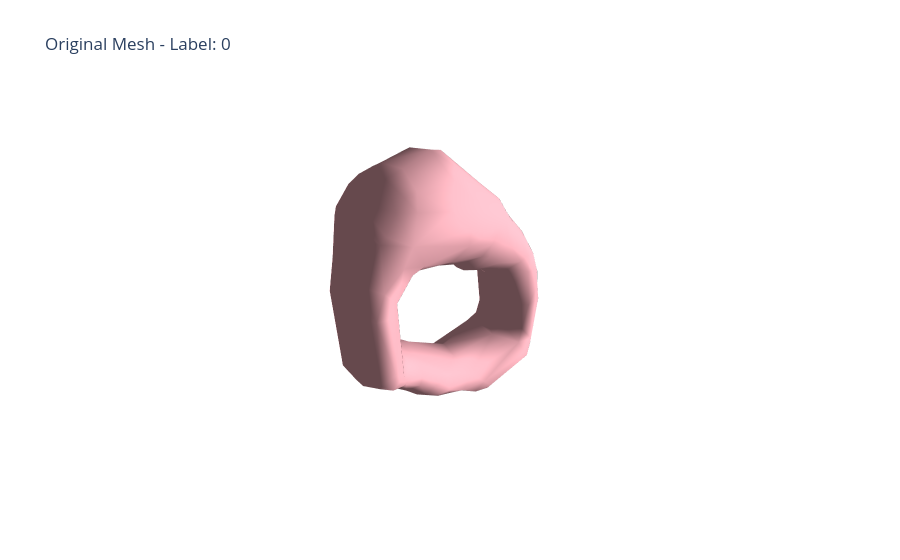
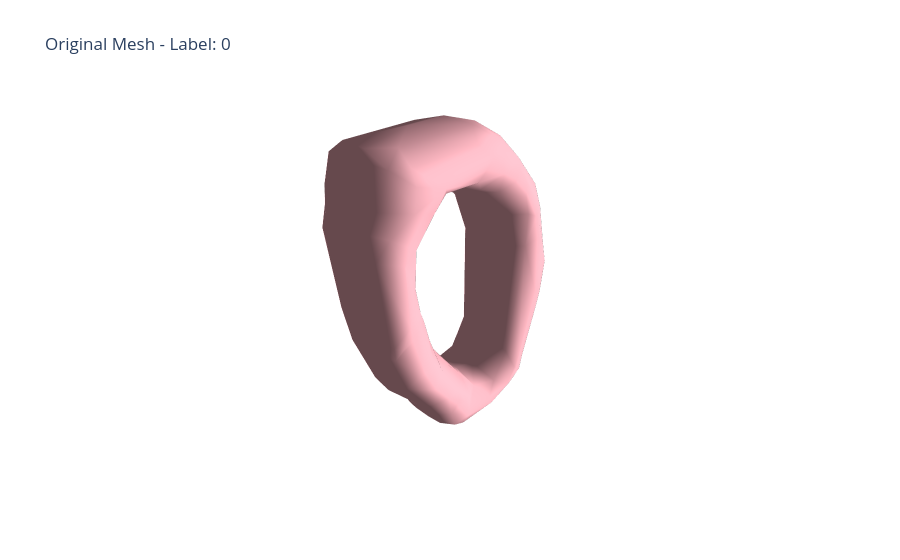
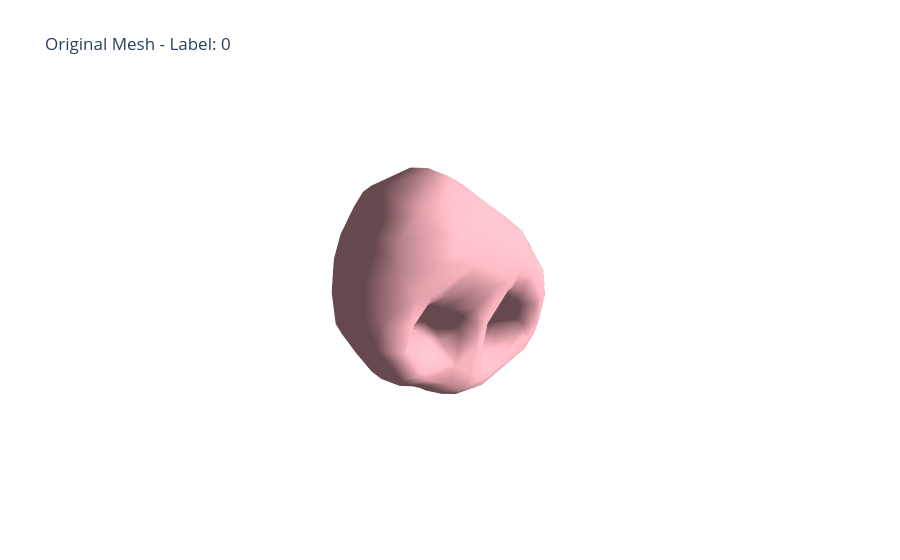
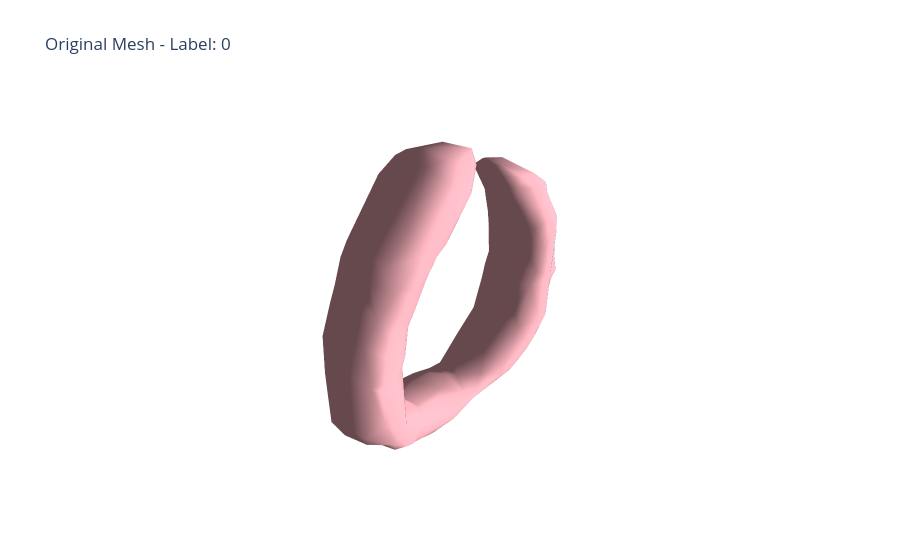

Write notebook code for charts like these, in order.
### Markdown cell above
# 3D MNIST Original Mesh Visualization
This notebook visualizes the original generated meshes from `src/`.

### Code cell
import os
import glob
import plotly.graph_objects as go
import numpy as np

# Get original .obj files
obj_files = sorted(glob.glob("src/train/*.obj"))[:5]

for file in obj_files:
    vertices = []
    faces = []
    with open(file, 'r') as f:
        for line in f:
            if line.startswith("v "):
                vertices.append([float(x) for x in line.split()[1:]])
            elif line.startswith("f "):
                faces.append([int(x)-1 for x in line.split()[1:]])
                
    vert = np.array(vertices)
    face = np.array(faces)
    
    label = os.path.basename(file).split('_')[0]
    
    fig = go.Figure(data=[
        go.Mesh3d(
            x=vert[:, 0],
            y=vert[:, 1],
            z=vert[:, 2],
            i=face[:, 0],
            j=face[:, 1],
            k=face[:, 2],
            color='lightpink',
            opacity=1.0,
            name=f'Label: {label}',
            lighting=dict(ambient=0.4, diffuse=0.8, specular=0.2),
        )
    ])
    fig.update_layout(
        title=f'Original Mesh - Label: {label}',
        scene=dict(
            xaxis=dict(visible=False),
            yaxis=dict(visible=False),
            zaxis=dict(visible=False),
            aspectmode='data'
        )
    )
    fig.show()

### Figure 1 — Plotly figure (JSON) as saved in the notebook; plotly's stock layout.template omitted (floating-point values rounded to 4 significant figures; data arrays with more than 128 entries replaced by an {"elided": "..."} marker saying what was removed)
{"data": [{"color": "lightpink", "i": {"elided": "500 int values"}, "j": {"elided": "500 int values"}, "k": {"elided": "500 int values"}, "lighting": {"ambient": 0.4, "diffuse": 0.8, "specular": 0.2}, "name": "Label: 0", "opacity": 1, "type": "mesh3d", "x": {"elided": "250 float values"}, "y": {"elided": "250 float values"}, "z": {"elided": "250 float values"}}], "layout": {"scene": {"aspectmode": "data", "xaxis": {"visible": false}, "yaxis": {"visible": false}, "zaxis": {"visible": false}}, "title": {"text": "Original Mesh - Label: 0"}}}

### Figure 2 — Plotly figure (JSON) as saved in the notebook; plotly's stock layout.template omitted (floating-point values rounded to 4 significant figures; data arrays with more than 128 entries replaced by an {"elided": "..."} marker saying what was removed)
{"data": [{"color": "lightpink", "i": {"elided": "500 int values"}, "j": {"elided": "500 int values"}, "k": {"elided": "500 int values"}, "lighting": {"ambient": 0.4, "diffuse": 0.8, "specular": 0.2}, "name": "Label: 0", "opacity": 1, "type": "mesh3d", "x": {"elided": "250 float values"}, "y": {"elided": "250 float values"}, "z": {"elided": "250 float values"}}], "layout": {"scene": {"aspectmode": "data", "xaxis": {"visible": false}, "yaxis": {"visible": false}, "zaxis": {"visible": false}}, "title": {"text": "Original Mesh - Label: 0"}}}

### Figure 3 — Plotly figure (JSON) as saved in the notebook; plotly's stock layout.template omitted (floating-point values rounded to 4 significant figures; data arrays with more than 128 entries replaced by an {"elided": "..."} marker saying what was removed)
{"data": [{"color": "lightpink", "i": {"elided": "500 int values"}, "j": {"elided": "500 int values"}, "k": {"elided": "500 int values"}, "lighting": {"ambient": 0.4, "diffuse": 0.8, "specular": 0.2}, "name": "Label: 0", "opacity": 1, "type": "mesh3d", "x": {"elided": "248 float values"}, "y": {"elided": "248 float values"}, "z": {"elided": "248 float values"}}], "layout": {"scene": {"aspectmode": "data", "xaxis": {"visible": false}, "yaxis": {"visible": false}, "zaxis": {"visible": false}}, "title": {"text": "Original Mesh - Label: 0"}}}

### Figure 4 — Plotly figure (JSON) as saved in the notebook; plotly's stock layout.template omitted (floating-point values rounded to 4 significant figures; data arrays with more than 128 entries replaced by an {"elided": "..."} marker saying what was removed)
{"data": [{"color": "lightpink", "i": {"elided": "500 int values"}, "j": {"elided": "500 int values"}, "k": {"elided": "500 int values"}, "lighting": {"ambient": 0.4, "diffuse": 0.8, "specular": 0.2}, "name": "Label: 0", "opacity": 1, "type": "mesh3d", "x": {"elided": "252 float values"}, "y": {"elided": "252 float values"}, "z": {"elided": "252 float values"}}], "layout": {"scene": {"aspectmode": "data", "xaxis": {"visible": false}, "yaxis": {"visible": false}, "zaxis": {"visible": false}}, "title": {"text": "Original Mesh - Label: 0"}}}
